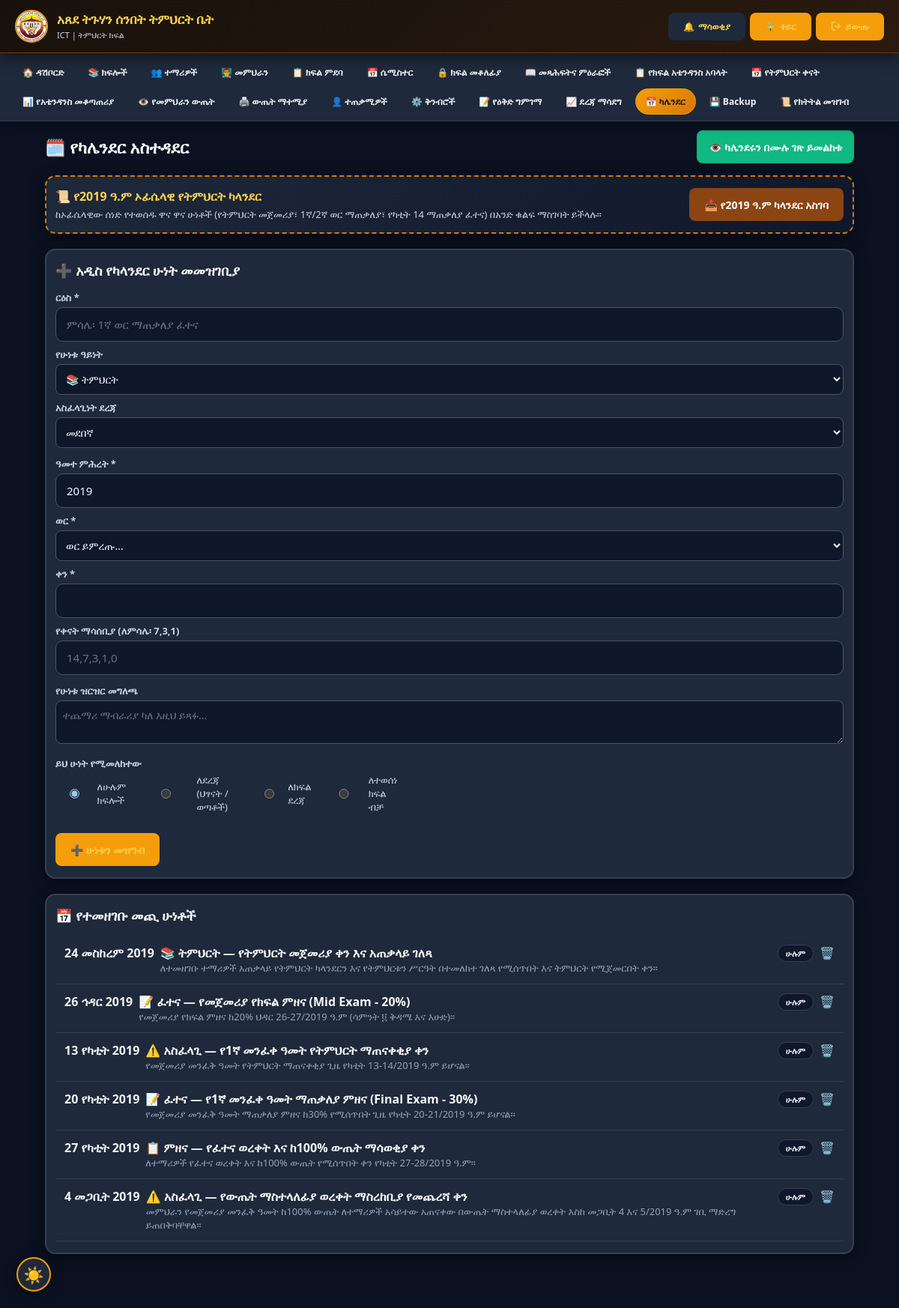
Screenshot of /calendar_admin.php (signed in) with the database file from the repository.
### tables this page shows
CREATE TABLE `calendar_events` (
  `id` int(11) NOT NULL,
  `title` varchar(200) NOT NULL,
  `description` text DEFAULT NULL,
  `event_type` enum('teaching','exam','revision','holiday','church','meeting','assessment','announcement','important') NOT NULL DEFAULT 'announcement',
  `event_date` date NOT NULL COMMENT 'Gregorian date stored; Ethiopian date is derived for display via db.php gregorianToEthiopian()',
  `ethiopian_year` int(11) DEFAULT NULL,
  `ethiopian_month` tinyint(4) DEFAULT NULL,
  `ethiopian_day` tinyint(4) DEFAULT NULL,
  `priority` enum('low','normal','high') NOT NULL DEFAULT 'normal',
  `reminder_days_before` varchar(50) DEFAULT NULL COMMENT 'CSV of days, e.g. "14,7,3,1,0"',
  `created_by` int(11) NOT NULL,
  `created_at` timestamp NOT NULL DEFAULT current_timestamp(),
  `updated_at` timestamp NOT NULL DEFAULT current_timestamp() ON UPDATE current_timestamp(),
  `is_deleted` tinyint(1) NOT NULL DEFAULT 0
);

### db.php (called while the page is built, shortened)
<?php
function dbQuery($conn, $sql, $types = "", $params = []) {
    if (empty($params)) {
        return mysqli_query($conn, $sql);
    }
    $stmt = mysqli_prepare($conn, $sql);
    if (!empty($types) && !empty($params)) {
        mysqli_stmt_bind_param($stmt, $types, ...$params);
    }
    mysqli_stmt_execute($stmt);
    $result = mysqli_stmt_get_result($stmt);
    return $result;
}
function dbFetchAll($conn, $sql, $types = "", $params = []) {
    $result = dbQuery($conn, $sql, $types, $params);
    $rows = [];
    while ($row = mysqli_fetch_assoc($result)) {
        $rows[] = $row;
    }
    return $rows;
}
function getEthiopianMonthName($monthNumber) {
    $months = [
        1 => 'መስከረም', 2 => 'ጥቅምት', 3 => 'ኅዳር', 4 => 'ታኅሣሥ',
        5 => 'ጥር', 6 => 'የካቲት', 7 => 'መጋቢት', 8 => 'ሚያዝያ',
        9 => 'ግንቦት', 10 => 'ሰኔ', 11 => 'ሐምሌ', 12 => 'ነሐሴ', 13 => 'ጳጉሜን'
    ];
    return $months[$monthNumber] ?? 'ያልታወቀ';
}
?>

### calendar_admin.php (the view, shortened to what this page needs)
<?php
require_once 'db.php';
$event_types = [
    'teaching' => '📚 ትምህርት', 'exam' => '📝 ፈተና', 'revision' => '📖 ክለሳ',
    'holiday' => '🎉 በዓል', 'church' => '⛪ የቤተክርስቲያን በዓል', 'meeting' => '👨‍🏫 የመምህራን ስብሰባ',
    'assessment' => '📋 ምዘና', 'announcement' => '📢 ማስታወቂያ', 'important' => '⚠️ አስፈላጊ',
];
$events = dbFetchAll(
    $conn,
    "SELECT e.*,
        d.name_am AS target_division, g.name_am AS target_grade, c.name AS target_class
     FROM calendar_events e
     LEFT JOIN calendar_event_targets t ON t.event_id = e.id
     LEFT JOIN divisions d ON t.division_id = d.id
     LEFT JOIN grades g ON t.grade_id = g.id
     LEFT JOIN classes c ON t.class_id = c.id
     WHERE e.is_deleted = 0 AND e.event_date >= DATE_SUB(CURDATE(), INTERVAL 7 DAY)
     ORDER BY e.event_date ASC"
);
?>
<!DOCTYPE html>
<html lang="am">
<head>
<?php include 'pwa_head.php'; ?>
</head>
<body>
<?php include 'mobile_nav.php'; ?>
<div class="main-container">
    <div style="display:flex; justify-content:space-between; align-items:center; margin-bottom:16px; flex-wrap:wrap; gap:10px;">
        <h1 style="color:var(--brown-dark); font-size:22px; font-weight:800; margin:0;">🗓️ የካሌንደር አስተዳደር</h1>
        <a href="calendar_view.php" class="btn" style="background:#10B981; color:white; padding:8px 16px; text-decoration:none; border-radius:8px; font-weight:700; display:inline-flex; align-items:center; gap:6px;">
            👁️ ካሌንደሩን በሙሉ ገጽ ይመልከቱ
        </a>
    </div>
    <div class="card notice-banner-card" style="border: 2px dashed #D97706; margin-bottom: 20px;">
        <div style="display:flex; justify-content:space-between; align-items:center; flex-wrap:wrap; gap:12px;">
            <div>
                <h3 style="color:#92400E; font-size:16px;">📜 የ2019 ዓ.ም ኦፊሴላዊ የትምህርት ካላንደር</h3>
                <p style="font-size:13px; color:#78350F; margin-top:4px;">
                    ከኦፊሴላዊው ሰነድ የተወሰዱ ዋና ዋና ሁነቶች (የትምህርት መጀመሪያ፣ 1ኛ/2ኛ ወር ማጠቃለያ፣ የካቲት 14 ማጠቃለያ ፈተና) በአንድ ቁልፍ ማስገባት ይችላሉ።
                </p>
            </div>
            <form method="POST" onsubmit="return confirm('የ2019 ዓ.ም ኦፊሴላዊ የትምህርት ካላንደር ሁነቶችን ማስገባት ይፈልጋሉ?')">
                <button type="submit" name="seed_official_2019" class="btn" style="background:#8B4513; color:white; padding:10px 20px; font-weight:700;">
                    📥 የ2019 ዓ.ም ካላንደር አስገባ
                </button>
            </form>
        </div>
    </div>
    <div class="card">
        <h2>➕ አዲስ የካላንደር ሁነት መመዝገቢያ</h2>
        <form method="POST">
            <div class="form-grid">
                <div><label>ርዕስ *</label><input type="text" name="title" required placeholder="ምሳሌ፡ 1ኛ ወር ማጠቃለያ ፈተና"></div>
                <div><label>የሁነቱ ዓይነት</label>
                    <select name="event_type">
                        <?php foreach ($event_types as $k => $v): ?>
                        <option value="<?php echo $k; ?>"><?php echo $v; ?></option>
                        <?php endforeach; ?>
                    </select>
                </div>
                <div><label>አስፈላጊነት ደረጃ</label>
                    <select name="priority">
                        <option value="normal">መደበኛ</option>
                    </select>
                </div>
            </div>
            <div class="form-grid">
                <div><label>ዓመተ ምሕረት *</label><input type="number" name="eth_year" required value="2019"></div>
                <div><label>ወር *</label>
                    <select name="eth_month" required>
                        <option value="">ወር ይምረጡ...</option>
                    </select>
                </div>
                <div><label>ቀን *</label><input type="number" name="eth_day" min="1" max="30" required></div>
                <div><label>የቀናት ማሳሰቢያ (ለምሳሌ፡ 7,3,1)</label><input type="text" name="reminder_days" placeholder="14,7,3,1,0"></div>
            </div>
            <label>የሁነቱ ዝርዝር መግለጫ</label>
            <textarea name="description" rows="2" style="margin-bottom:12px;" placeholder="ተጨማሪ ማብራሪያ ካለ እዚህ ይጻፉ..."></textarea>
            <label>ይህ ሁነት የሚመለከተው</label>
            <div class="scope-radios">
                <label><input type="radio" name="scope" value="ALL" checked onchange="toggleScope()"> ለሁሉም ክፍሎች</label>
                <label><input type="radio" name="scope" value="DIVISION" onchange="toggleScope()"> ለደረጃ (ህፃናት / ወጣቶች)</label>
                <label><input type="radio" name="scope" value="GRADE" onchange="toggleScope()"> ለክፍል ደረጃ</label>
                <label><input type="radio" name="scope" value="CLASS" onchange="toggleScope()"> ለተወሰነ ክፍል ብቻ</label>
            </div>
            <button type="submit" name="add_event" class="btn">➕ ሁነቱን መዝግብ</button>
        </form>
    </div>
    <div class="card">
        <h2>📅 የተመዘገቡ መጪ ሁነቶች</h2>
        <?php if (empty($events)): ?>
            <p style="color:#999; text-align:center; padding:20px;">ምንም ክስተት አልተመዘገበም።</p>
        <?php else: foreach ($events as $e):
            $targetLabel = $e['target_class'] ?: ($e['target_grade'] ?: ($e['target_division'] ?: 'ሁሉም'));
        ?>
        <div class="event-row">
            <div class="eth-date"><?php echo $e['ethiopian_day'] . ' ' . getEthiopianMonthName($e['ethiopian_month']) . ' ' . $e['ethiopian_year']; ?></div>
            <div style="flex:1; min-width:180px;">
                <strong><?php echo htmlspecialchars($event_types[$e['event_type']] ?? $e['event_type']); ?> — <?php echo htmlspecialchars($e['title']); ?></strong>
                <?php if ($e['description']): ?><div style="font-size:13px; color:#777;"><?php echo htmlspecialchars($e['description']); ?></div><?php endif; ?>
            </div>
            <span class="badge"><?php echo htmlspecialchars($targetLabel); ?></span>
            <form method="POST" onsubmit="return confirm('ይህን ክስተት መሰረዝ እርግጠኛ ነዎት?')" style="display:inline;">
                <button type="submit" name="delete_event" class="del-btn">🗑️</button>
            </form>
        </div>
        <?php endforeach; endif; ?>
    </div>
</div>
</body>
</html>

### assets/css/mobile.css (style rules this page uses)
:root { --brown-dark: #8B4513; --brown-medium: #A52A2A; --brown-light: #CD853F; --gold-primary: #FFD700; --gold-dark: #DAA520; --gold-light: #FBBF24; --gold-pale: #FFF8DC; --bg-cream: #FAF9F6; --success-green: #10B981; --error-red: #EF4444; --warning-yellow: #F59E0B; --info-blue: #3B82F6; --purple: #8B5CF6; --shadow-sm: 0 2px 8px rgba(0,0,0,0.08); --shadow: 0 4px 15px rgba(0,0,0,0.1); --shadow-lg: 0 8px 30px rgba(0,0,0,0.15); --radius-sm: 8px; --radius: 12px; --radius-lg: 20px; }
*, *::before, *::after { margin:0; padding:0; box-sizing:border-box; }
html { font-size:16px; scroll-behavior:smooth; -webkit-tap-highlight-color:transparent; }
body { font-family:'Segoe UI','Nyala',Arial,sans-serif; background:var(--bg-cream); color:#1F2937; -webkit-text-size-adjust:100%; min-height:100vh; }
input, select, textarea, button { font-family:inherit; }
.main-container { max-width:1400px; margin:20px auto; padding:0 20px; }
.card { background:white; border-radius:var(--radius-lg); padding:22px; margin-bottom:20px; border:2px solid var(--gold-primary); box-shadow:var(--shadow); }
.form-label, label { display:block; font-weight:600; color:var(--brown-dark); margin-bottom:6px; font-size:14px; }
.form-control, input[type=text], input[type=number], input[type=email], input[type=password], select, textarea { width:100%; padding:12px 14px; border:2px solid #E2E8F0; border-radius:10px; font-size:15px; transition:border-color 0.2s,box-shadow 0.2s; background:white; color:#1F2937; appearance:auto; }
.btn { padding:11px 22px; border:none; border-radius:10px; cursor:pointer; font-weight:600; font-size:14px; transition:all 0.2s; text-decoration:none; display:inline-flex; align-items:center; gap:7px; min-height:44px; white-space:nowrap; }
.badge { display:inline-block; padding:4px 10px; border-radius:20px; font-size:11px; font-weight:600; }
html.dark-mode, html[data-theme="dark"] { color-scheme: dark; --bg-cream: #0B1120; --bg-page: #0B1120; --bg: #0B1120; --brown-dark: #FCD34D; --brown-medium: #FBBF24; --brown-light: #F59E0B; --text-primary: #F1F5F9; --white: #1E293B; --gray-100: #1E293B; --gray-300: #334155; --gold-pale: #1E293B; --gold-primary: #F59E0B; }
html.dark-mode body, body.dark-mode { background: #0B1120 !important; color: #F1F5F9 !important; }
html.dark-mode .section, body.dark-mode .section, html.dark-mode .card, body.dark-mode .card, html.dark-mode .table-card, html.dark-mode .profile-card, html.dark-mode .filter-card, html.dark-mode .month-card, html.dark-mode .table-wrapper, html.dark-mode .auth-box, html.dark-mode .login-box, html.dark-mode .box, html.dark-mode .card-box, html.dark-mode .info-card, html.dark-mode .stat-card { background: #1E293B !important; border-color: #334155 !important; color: #F1F5F9 !important; box-shadow: 0 4px 20px rgba(0,0,0,0.35) !important; }
html.dark-mode .card-title, html.dark-mode h1, html.dark-mode h2, html.dark-mode h3, html.dark-mode h4, html.dark-mode h5 { color: #F8FAFC !important; }
html.dark-mode .form-control, html.dark-mode input[type="text"], html.dark-mode input[type="number"], html.dark-mode input[type="email"], html.dark-mode input[type="password"], html.dark-mode input[type="date"], html.dark-mode input[type="search"], html.dark-mode select, html.dark-mode textarea { background: #0F172A !important; color: #F8FAFC !important; border-color: #475569 !important; }
html.dark-mode .form-label, html.dark-mode label { color: #E2E8F0 !important; }
.notice-banner-card { background: linear-gradient(135deg, #FFFDF7, #FEF3C7); border: 2px solid #D97706; }
.notice-banner-card h3 { color: #92400E; }
.notice-banner-card p { color: #78350F; }

### rows the page displays
calendar_events: ethiopian_day "24", ethiopian_month "መስከረም", ethiopian_year "2019", event_type "📚 ትምህርት", title "የትምህርት መጀመሪያ ቀን እና አጠቃላይ ገለጻ", description "ለተመዘገቡ ተማሪዎች አጠቃላይ የትምህርት ካላንደርን እና የትምህርቱን ሥርዓት በተመለከተ ገለጻ የሚሰጥበት እና ትምህርት የሚጀመርበት ቀን፡፡", targetLabel "ሁሉም"
calendar_events: ethiopian_day "26", ethiopian_month "ኅዳር", ethiopian_year "2019", event_type "📝 ፈተና", title "የመጀመሪያ የክፍል ምዘና (Mid Exam - 20%)", description "የመጀመሪያ የክፍል ምዘና ከ20% ህዳር 26-27/2019 ዓ.ም (ሳምንት ፬ ቅዳሜ እና እሁድ)፡፡", targetLabel "ሁሉም"
calendar_events: ethiopian_day "13", ethiopian_month "የካቲት", ethiopian_year "2019", event_type "⚠️ አስፈላጊ", title "የ1ኛ መንፈቀ ዓመት የትምህርት ማጠናቀቂያ ቀን", description "የመጀመሪያ መንፈቅ ዓመት የትምህርት ማጠናቀቂያ ጊዜ የካቲት 13-14/2019 ዓ.ም ይሆናል፡፡", targetLabel "ሁሉም"
calendar_events: ethiopian_day "20", ethiopian_month "የካቲት", ethiopian_year "2019", event_type "📝 ፈተና", title "የ1ኛ መንፈቀ ዓመት ማጠቃለያ ምዘና (Final Exam - 30%)", description "የመጀመሪያ መንፈቅ ዓመት ማጠቃለያ ምዘና ከ30% የሚሰጥበት ጊዜ የካቲት 20-21/2019 ዓ.ም ይሆናል፡፡", targetLabel "ሁሉም"
calendar_events: ethiopian_day "27", ethiopian_month "የካቲት", ethiopian_year "2019", event_type "📋 ምዘና", title "የፈተና ወረቀት እና ከ100% ውጤት ማሳወቂያ ቀን", description "ለተማሪዎች የፈተና ወረቀት እና ከ100% ውጤት የሚሰጥበት ቀን የካቲት 27-28/2019 ዓ.ም፡፡", targetLabel "ሁሉም"
calendar_events: ethiopian_day "4", ethiopian_month "መጋቢት", ethiopian_year "2019", event_type "⚠️ አስፈላጊ", title "የውጤት ማስተላለፊያ ወረቀት ማስረከቢያ የመጨረሻ ቀን", description "መምህራን የመጀመሪያ መንፈቅ ዓመት ከ100% ውጤት ለተማሪዎች አሳይተው አጠናቀው በውጤት ማስተላለፊያ ወረቀት እስከ መጋቢት 4 እና 5/2019 ዓ.ም ገቢ ማድረግ ይጠበቅባቸዋል፡፡", targetLabel "ሁሉም"

### other values shown
$nav_name "ICT"
$item['icon'] "🏠"
$item['label'] "ዳሽቦርድ"
$item['icon'] "📚"
$item['label'] "ክፍሎች"
$item['icon'] "👥"
$item['label'] "ተማሪዎች"
$item['icon'] "👨‍🏫"
$item['label'] "መምህራን"
$item['icon'] "📋"
$item['label'] "ክፍል ምደባ"
$item['icon'] "📅"
$item['label'] "ሴሚስተር"
$item['icon'] "🔒"
$item['label'] "ክፍል መቆለፊያ"
